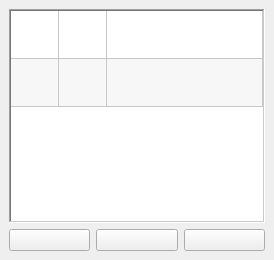
<?xml version="1.0" encoding="UTF-8"?>
<ui version="4.0">
 <class>LayerPanel</class>
 <widget class="QDockWidget" name="LayerPanel">
  <property name="geometry">
   <rect>
    <x>0</x>
    <y>0</y>
    <width>274</width>
    <height>260</height>
   </rect>
  </property>
  <property name="minimumSize">
   <size>
    <width>206</width>
    <height>176</height>
   </size>
  </property>
  <property name="features">
   <set>QDockWidget::DockWidgetFeature::DockWidgetFloatable|QDockWidget::DockWidgetFeature::DockWidgetMovable</set>
  </property>
  <property name="windowTitle">
   <string>Layers</string>
  </property>
  <widget class="QWidget" name="dockWidgetContents">
   <layout class="QGridLayout" name="gridLayout">
    <item row="1" column="0">
     <widget class="QPushButton" name="btnNew">
      <property name="toolTip">
       <string>Insert new layer</string>
      </property>
      <property name="text">
       <string/>
      </property>
      <property name="icon">
       <iconset theme="list-add"/>
      </property>
     </widget>
    </item>
    <item row="1" column="1">
     <widget class="QPushButton" name="btnDelete">
      <property name="toolTip">
       <string>Remove layer</string>
      </property>
      <property name="text">
       <string/>
      </property>
      <property name="icon">
       <iconset theme="list-remove"/>
      </property>
     </widget>
    </item>
    <item row="1" column="2">
     <widget class="QPushButton" name="btnMergeDown">
      <property name="toolTip">
       <string>Merge layer with the one below</string>
      </property>
      <property name="text">
       <string/>
      </property>
      <property name="icon">
       <iconset theme="go-bottom"/>
      </property>
     </widget>
    </item>
    <item row="0" column="0" colspan="3">
     <widget class="LayerTable" name="lstLayers">
      <property name="frameShape">
       <enum>QFrame::Shape::WinPanel</enum>
      </property>
      <property name="horizontalScrollBarPolicy">
       <enum>Qt::ScrollBarPolicy::ScrollBarAlwaysOff</enum>
      </property>
      <property name="editTriggers">
       <set>QAbstractItemView::EditTrigger::NoEditTriggers</set>
      </property>
      <property name="dragEnabled">
       <bool>true</bool>
      </property>
      <property name="dragDropMode">
       <enum>QAbstractItemView::DragDropMode::InternalMove</enum>
      </property>
      <property name="defaultDropAction">
       <enum>Qt::DropAction::MoveAction</enum>
      </property>
      <property name="alternatingRowColors">
       <bool>true</bool>
      </property>
      <property name="selectionMode">
       <enum>QAbstractItemView::SelectionMode::SingleSelection</enum>
      </property>
      <property name="selectionBehavior">
       <enum>QAbstractItemView::SelectionBehavior::SelectRows</enum>
      </property>
      <property name="iconSize">
       <size>
        <width>48</width>
        <height>48</height>
       </size>
      </property>
      <property name="showGrid">
       <bool>true</bool>
      </property>
      <property name="wordWrap">
       <bool>false</bool>
      </property>
      <property name="cornerButtonEnabled">
       <bool>false</bool>
      </property>
      <property name="rowCount">
       <number>2</number>
      </property>
      <attribute name="horizontalHeaderVisible">
       <bool>false</bool>
      </attribute>
      <attribute name="horizontalHeaderMinimumSectionSize">
       <number>48</number>
      </attribute>
      <attribute name="horizontalHeaderDefaultSectionSize">
       <number>48</number>
      </attribute>
      <attribute name="horizontalHeaderStretchLastSection">
       <bool>true</bool>
      </attribute>
      <attribute name="verticalHeaderVisible">
       <bool>false</bool>
      </attribute>
      <attribute name="verticalHeaderMinimumSectionSize">
       <number>48</number>
      </attribute>
      <attribute name="verticalHeaderDefaultSectionSize">
       <number>48</number>
      </attribute>
      <row/>
      <row/>
      <column>
       <property name="text">
        <string>Visible</string>
       </property>
      </column>
      <column>
       <property name="text">
        <string>Preview</string>
       </property>
      </column>
      <column>
       <property name="text">
        <string>Name</string>
       </property>
      </column>
     </widget>
    </item>
   </layout>
  </widget>
 </widget>
 <customwidgets>
  <customwidget>
   <class>LayerTable</class>
   <extends>QTableWidget</extends>
   <header>src/layer_panel.h</header>
  </customwidget>
 </customwidgets>
 <resources/>
 <connections/>
</ui>
